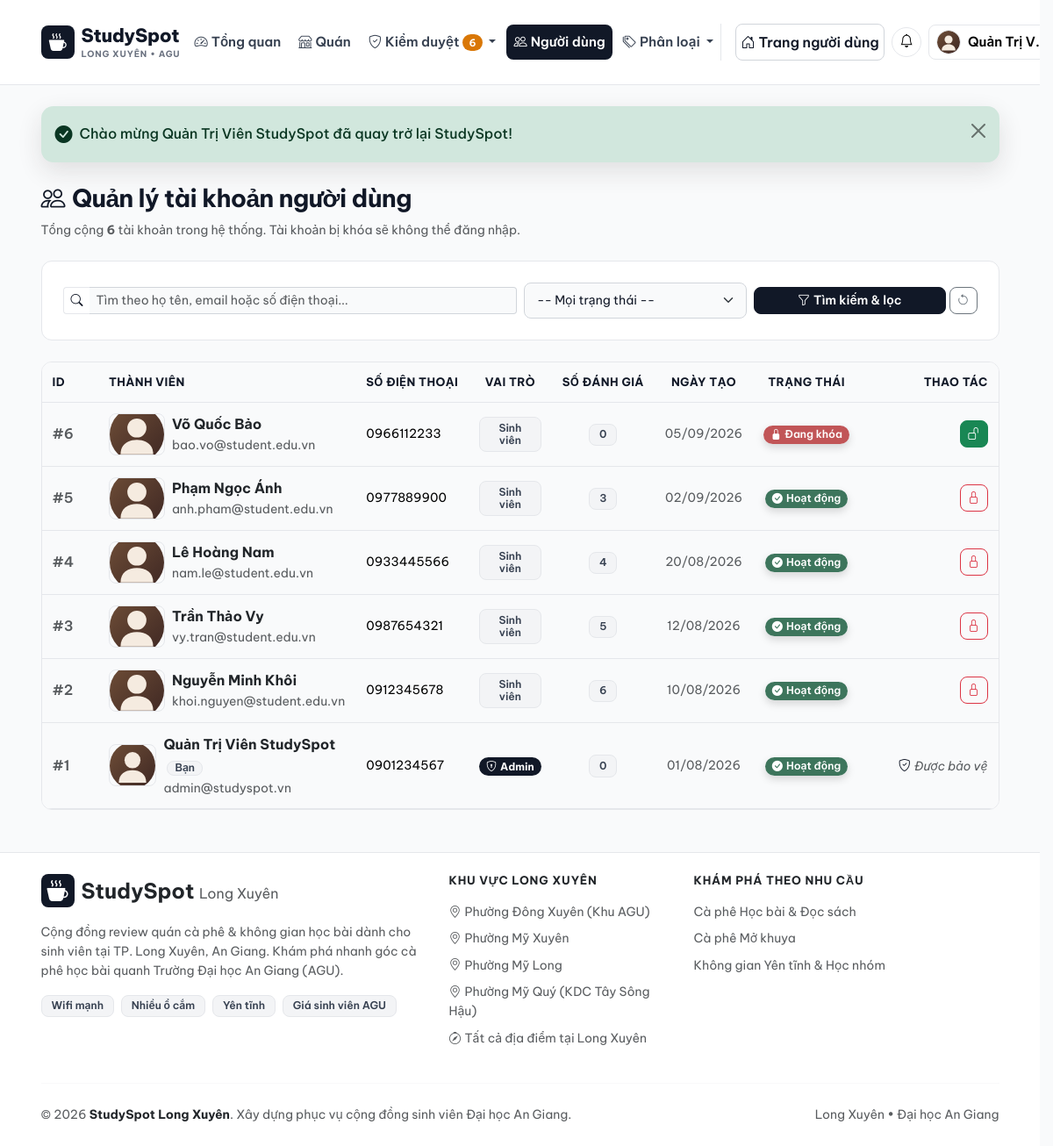
Before: /admin/user (signed in) with the older database file.
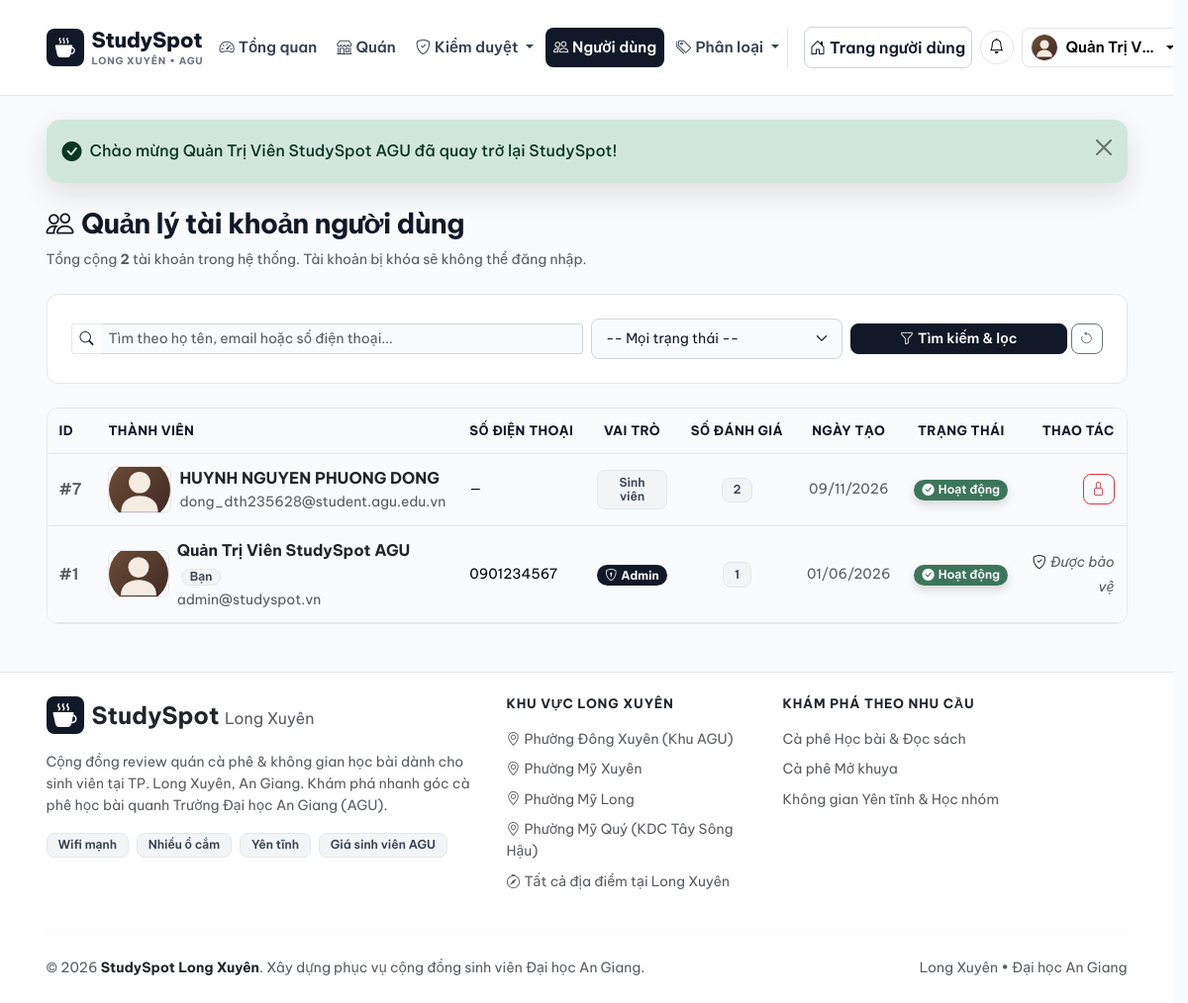
After: the same page with the newer database file.
### tables this page shows
CREATE TABLE `users` (
  `id` int(10) unsigned NOT NULL AUTO_INCREMENT,
  `name` varchar(100) NOT NULL COMMENT 'Họ và tên hiển thị',
  `email` varchar(150) NOT NULL COMMENT 'Email đăng nhập duy nhất',
  `password` varchar(255) NOT NULL COMMENT 'Mật khẩu mã hóa bằng password_hash',
  `phone` varchar(20) DEFAULT NULL COMMENT 'Số điện thoại liên hệ',
  `avatar` varchar(255) DEFAULT NULL COMMENT 'Đường dẫn ảnh đại diện',
  `role` enum('user','admin') NOT NULL DEFAULT 'user' COMMENT 'Vai trò người dùng',
  `status` enum('active','locked') NOT NULL DEFAULT 'active' COMMENT 'Trạng thái tài khoản',
  `created_at` datetime NOT NULL DEFAULT current_timestamp(),
  PRIMARY KEY (`id`),
  UNIQUE KEY `uk_users_email` (`email`),
  KEY `idx_users_role_status` (`role`,`status`)
);

### views/admin/users/index.php (the view, shortened to what the changed rows need)
<?php
$currentAdminId = (int) (Session::user()['id'] ?? 0);
?>
<div class="d-flex flex-column flex-md-row justify-content-between align-items-md-center gap-3 mb-4">
    <div>
        <h1 class="page-title"><i class="bi bi-people me-2"></i>Quản lý tài khoản người dùng</h1>
        <p class="text-muted small mb-0">Tổng cộng <strong><?= number_format((int) $total) ?></strong> tài khoản trong hệ thống. Tài khoản bị khóa sẽ không thể đăng nhập.</p>
    </div>
</div>
<div class="surface-card overflow-hidden">
    <div class="table-responsive">
        <table class="table admin-table table-hover align-middle mb-0">
            <thead>
                <tr>
                    <th width="65" class="ps-3">ID</th>
                    <th>Thành viên</th>
                    <th>Số điện thoại</th>
                    <th class="text-center">Vai trò</th>
                    <th class="text-center">Số đánh giá</th>
                    <th class="text-center">Ngày tạo</th>
                    <th class="text-center">Trạng thái</th>
                    <th width="160" class="text-end pe-3">Thao tác</th>
                </tr>
            </thead>
            <tbody>
                <?php if (empty($users)): ?>
                    <tr>
                        <td colspan="8" class="text-center text-muted py-5">
                            <i class="bi bi-people fs-2 d-block mb-2 text-coffee"></i>
                            Không tìm thấy người dùng nào phù hợp.
                        </td>
                    </tr>
                <?php else: ?>
                    <?php foreach ($users as $u): ?>
                        <?php
                        $uid = (int) $u['id'];
                        $isSelf = ($uid === $currentAdminId);
                        $isAdminRole = ($u['role'] === 'admin');
                        ?>
                        <tr>
                            <td class="ps-3 text-muted fw-semibold">#<?= $uid ?></td>
                            <td>
                                <div class="d-flex align-items-center gap-2">
                                    <img src="<?= get_image_url($u['avatar'] ?? null, 'avatar') ?>" alt="<?= e($u['name']) ?>" class="admin-thumb" width="42" height="42">
                                    <div>
                                        <div class="fw-bold text-dark">
                                            <?= e($u['name']) ?>
                                            <?php if ($isSelf): ?>
                                                <span class="pill-amenity ms-1 py-0 px-2">Bạn</span>
                                            <?php endif; ?>
                                        </div>
                                        <div class="small text-muted"><?= e($u['email']) ?></div>
                                    </div>
                                </div>
                            </td>
                            <td class="small"><?= e($u['phone'] ?: '—') ?></td>
                            <td class="text-center">
                                <?php if ($isAdminRole): ?>
                                    <span class="badge rounded-pill px-2 py-1" style="background: #111827; color: #fff;"><i class="bi bi-shield-lock me-1"></i>Admin</span>
                                <?php else: ?>
                                    <span class="pill-amenity">Sinh viên</span>
                                <?php endif; ?>
                            </td>
                            <td class="text-center">
                                <span class="pill-amenity"><?= (int) ($u['review_count'] ?? 0) ?></span>
                            </td>
                            <td class="text-center small text-muted">
                                <?= date('d/m/Y', strtotime($u['created_at'])) ?>
                            </td>
                            <td class="text-center">
                                <?php if ($u['status'] === 'active'): ?>
                                    <span class="badge badge-status-open rounded-pill px-2 py-1">
                                        <i class="bi bi-check-circle-fill me-1"></i>Hoạt động
                                    </span>
                                <?php else: ?>
                                    <span class="badge badge-status-closed rounded-pill px-2 py-1">
                                        <i class="bi bi-lock-fill me-1"></i>Đang khóa
                                    </span>
                                <?php endif; ?>
                            </td>
                            <td class="text-end pe-3">
                                <?php if ($isSelf || $isAdminRole): ?>
                                    <span class="small text-muted fst-italic"><i class="bi bi-shield-check text-coffee me-1"></i>Được bảo vệ</span>
                                <?php else: ?>
                                    <form
                                        action="<?= base_url('admin/user/toggleStatus/' . $uid) ?>"
                                        method="POST"
                                        class="d-inline"
                                        onsubmit="return confirm('<?= $u['status'] === 'active' ? 'Bạn có chắc muốn KHÓA tài khoản này?' : 'Mở khóa cho tài khoản này?' ?>');"
                                    >
                                        <?php if ($u['status'] === 'active'): ?>
                                            <button type="submit" class="btn btn-sm btn-outline-danger" data-bs-toggle="tooltip" title="Khóa tài khoản thành viên này">
                                                <i class="bi bi-lock"></i>
                                            </button>
                                        <?php else: ?>
                                            <button type="submit" class="btn btn-sm btn-success" data-bs-toggle="tooltip" title="Mở khóa cho tài khoản này">
                                                <i class="bi bi-unlock"></i>
                                            </button>
                                        <?php endif; ?>
                                    </form>
                                <?php endif; ?>
                            </td>
                        </tr>
                    <?php endforeach; ?>
                <?php endif; ?>
            </tbody>
        </table>
    </div>
</div>

### views/layouts/admin.php (shortened to what the changed rows need)
<?php
$flash = Session::flash('alert');
$currentUrl = $_GET['url'] ?? '';
$pendingReviewBadgeCount = 0;
try {
    if (class_exists('Review')) {
        $pendingReviewBadgeCount = (new Review())->countByStatus('pending');
    }
} catch (Throwable $e) {
    $pendingReviewBadgeCount = 0;
}
$pendingReportBadgeCount = 0;
try {
    if (class_exists('ReviewReport')) {
        $pendingReportBadgeCount = (new ReviewReport())->countPending();
    }
} catch (Throwable $e) {
    $pendingReportBadgeCount = 0;
}
?>
<!DOCTYPE html>
<html lang="vi">
<head>
    <link href="https://cdn.jsdelivr.net/npm/bootstrap@5.3.3/dist/css/bootstrap.min.css" rel="stylesheet">
    <link href="https://cdn.jsdelivr.net/npm/bootstrap-icons@1.11.3/font/bootstrap-icons.min.css" rel="stylesheet">
    <link href="<?= base_url('assets/css/style.css') . '?v=' . filemtime(ROOT_PATH . '/assets/css/style.css') ?>" rel="stylesheet">
</head>
<body class="d-flex flex-column min-vh-100 bg-light-warm" data-base-url="<?= e(BASE_URL) ?>" data-csrf="<?= e(Session::csrfToken()) ?>">
    <header class="sticky-top navbar-warm">
        <nav class="navbar navbar-expand-lg py-2">
            <div class="container">
                <div class="collapse navbar-collapse d-none d-lg-flex" id="mainNavbar">
                    <ul class="navbar-nav me-auto mb-2 mb-lg-0 gap-lg-1 flex-lg-nowrap">
                        <li class="nav-item dropdown">
                            <a class="nav-link dropdown-toggle text-nowrap <?= (str_starts_with($currentUrl, 'admin/review') || str_starts_with($currentUrl, 'admin/report')) ? 'active' : '' ?>" href="#" role="button" data-bs-toggle="dropdown" aria-expanded="false">
                                <i class="bi bi-shield-check me-1"></i>Kiểm duyệt<?php if (($pendingReviewBadgeCount + $pendingReportBadgeCount) > 0): ?> <span class="badge rounded-pill badge-pending-count"><?= $pendingReviewBadgeCount + $pendingReportBadgeCount ?></span><?php endif; ?>
                            </a>
                        </li>
                    </ul>
                </div>
            </div>
        </nav>
</header>
    <main class="flex-grow-1">
        <div class="container py-4">
            <?php if (!empty($flash)): ?>
                <div class="alert alert-<?= e($flash['type']) ?> alert-dismissible fade show flash-toast-banner d-flex align-items-center mb-4" role="alert">
                    <i class="bi <?= ($flash['type'] === 'danger') ? 'bi-exclamation-triangle-fill' : 'bi-check-circle-fill' ?> fs-5 me-2"></i>
                    <div class="fw-medium"><?= e($flash['message']) ?></div>
                    <button type="button" class="btn-close" data-bs-dismiss="alert" aria-label="Đóng"></button>
                </div>
            <?php endif; ?>
            <?= $content ?? '' ?>
        </div>
    </main>
</body>
</html>

Changed rows visible on the page:
removed users: id "6", name "Võ Quốc Bảo", email "bao.vo@student.edu.vn", phone "0966112233", role "Sinh viên", review_count "0", created_at "05/09/2026", status "locked" (drawn)
removed users: id "5", name "Phạm Ngọc Ánh", email "anh.pham@student.edu.vn", phone "0977889900", role "Sinh viên", review_count "3", created_at "02/09/2026", status "active" (drawn)
removed users: id "4", name "Lê Hoàng Nam", email "nam.le@student.edu.vn", phone "0933445566", role "Sinh viên", review_count "4", created_at "20/08/2026", status "active" (drawn)
removed users: id "3", name "Trần Thảo Vy", email "vy.tran@student.edu.vn", phone "0987654321", role "Sinh viên", review_count "5", created_at "12/08/2026", status "active" (drawn)
removed users: id "2", name "Nguyễn Minh Khôi", email "khoi.nguyen@student.edu.vn", phone "0912345678", role "Sinh viên", review_count "6", created_at "10/08/2026", status "active" (drawn)
added users: id "7", name "HUYNH NGUYEN PHUONG DONG", email "dong_dth235628@student.agu.edu.vn", phone "—", role "Sinh viên", review_count "2", created_at "09/11/2026", status "active" (drawn)
changed users "admin@studyspot.vn": name "Quản Trị Viên StudySpot" → "Quản Trị Viên StudySpot AGU"; review_count "0" → "1"; created_at "01/08/2026" → "01/06/2026"
Other visible differences:
$flash['message']: "Chào mừng Quản Trị Viên StudySpot đã quay trở lại StudySpot!" → "Chào mừng Quản Trị Viên StudySpot AGU đã quay trở lại StudySpot!"
$total: "6" → "2"
$pendingReviewBadgeCount + $pendingReportBadgeCount: "6" → (not shown)
